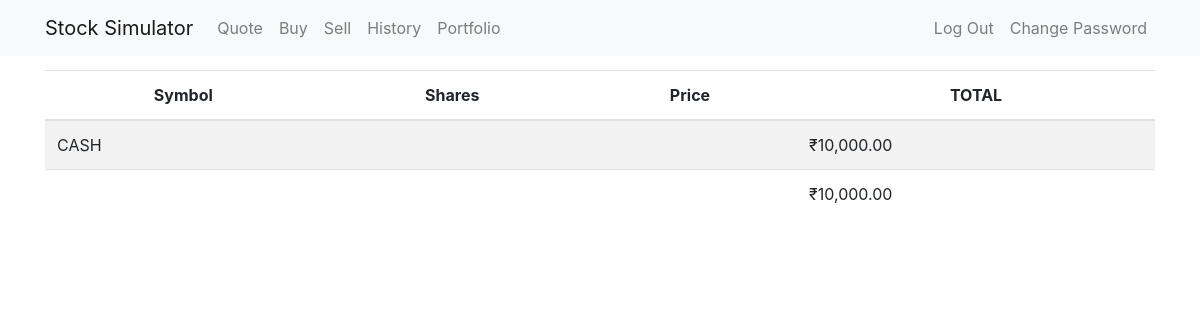
Page / (signed in) on the earlier database version.
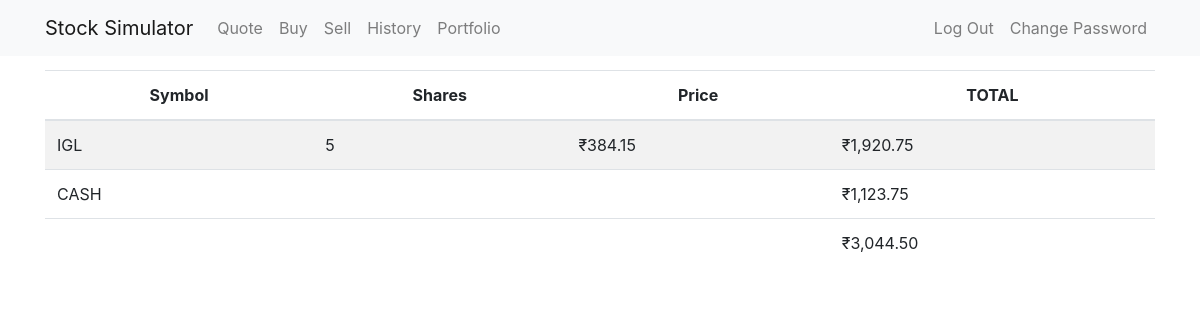
Same page on the later database version.
### tables this page shows
CREATE TABLE 'portfolio' ('id' INTEGER NOT NULL, 'symbol' TEXT NOT NULL, 'shares' INTEGER NOT NULL, 'price' NUMERIC NOT NULL, 'transacted' DATETIME NOT NULL DEFAULT CURRENT_TIMESTAMP);

### app.py (the view)
@app.route("/")
@login_required
def index():
    symbol=list()
    share=list()
    price=list()
    total=list()
    sy = db.execute("SELECT symbol FROM portfolio WHERE id = :id", id= session['user_id'])
    sh = db.execute("SELECT shares FROM portfolio WHERE id = :id", id= session['user_id'])
    pr = db.execute("SELECT price FROM portfolio WHERE id = :id", id= session['user_id'])
    for i in range (len(sy)):
        symbol.append(sy[i]["symbol"].upper())
    for i in range (len(sh)):
        share.append(sh[i]["shares"])
    for i in range (len(pr)):
        price.append(pr[i]["price"])
    for i in range(len(symbol)):
        total.append(price[i]*share[i])
    data = zip(symbol,share,price,total)
    sum = 0.0
    for i in range(len(total)):
        sum+=total[i]
    for i in range(len(total)):
        total[i]=rs(total[i])
    rows = db.execute("SELECT cash FROM users WHERE id=:id", id= session['user_id'])
    sum+=rows[0]["cash"]
    return render_template("index.html", data=data, sum=rs(sum), cash=rs(rows[0]["cash"]))

### helpers.py (called while the page is built)
def login_required(f):
    @wraps(f)
    def decorated_function(*args, **kwargs):
        if session.get("user_id") is None:
            return redirect(url_for("login", next=request.url))
        return f(*args, **kwargs)
    return decorated_function

def rs(value):
    return "₹{:,.2f}".format(value)

### templates/index.html (shortened to what this page needs)
{% extends "layout.html" %}
{% block main %}
<table class="table table-striped">
    <thead>
    <tr>
        <th>Symbol</th>
        <th>Shares</th>
        <th>Price</th>
        <th>TOTAL</th>
    </tr>
    </thead>
        <tfoot>
            <tr>
                <td colspan="3"></td>
                <td>{{sum}}</td>
            </tr>
        </tfoot>
    {% for row in data %}
    <tr>
    {% for item in row %}
    {% if item is not string and item>20%}
        <td>₹{{ item }}</td>
    {% else %}
        <td>{{ item }}</td>
    {% endif %}
    {% endfor %}
    </tr>
    {% endfor %}
    <tr>
      <td colspan="3">CASH</td>
      <td>{{cash}}</td>
    </tr>
</table>
{% endblock %}

### templates/layout.html (shortened to what this page needs)
<!DOCTYPE html>
<html lang="en">
    <head>
        <link href="{{ url_for('static', filename='styles.css') }}" rel="stylesheet">
        <link rel="stylesheet" href="https://stackpath.bootstrapcdn.com/bootstrap/4.5.2/css/bootstrap.min.css">
    </head>
    <body>
        <div class="container">
            <nav class="navbar navbar-expand-lg navbar-light bg-light fixed-top">
                <div class="container">
                    <a class="navbar-brand blue" href="{{ url_for('index') }}">Stock Simulator</a>
                    <div class="collapse navbar-collapse" id="navbarSupportedContent">
                        {% if session.user_id %}
                            <ul class="navbar-nav mr-auto">
                                <li class="nav-item"><a class="nav-link" href="{{ url_for('quote') }}">Quote</a></li>
                                <li class="nav-item"><a class="nav-link" href="{{ url_for('buy') }}">Buy</a></li>
                                <li class="nav-item"><a class="nav-link" href="{{ url_for('sell') }}">Sell</a></li>
                                <li class="nav-item"><a class="nav-link" href="{{ url_for('history') }}">History</a></li>
                                <li class="nav-item"><a class="nav-link" href="{{ url_for('portfolio') }}">Portfolio</a></li>
                            </ul>
                            <ul class="navbar-nav navbar-right">
                                <li class="nav-item"><a class="nav-link" href="{{ url_for('logout') }}">Log Out</a></li>
                                <li class="nav-item"><a class="nav-link" href="{{ url_for('changepass') }}">Change Password</a></li>
                            </ul>
                        {% else %}
                            <ul class="navbar-nav navbar-right">
                                <li class="nav-item"><a class="nav-link" href="{{ url_for('register') }}">Register</a></li>
                                <li class="nav-item"><a class="nav-link" href="{{ url_for('logout') }}">Log In</a></li>
                            </ul>
                        {% endif %}
                    </div>
                </div>
            </nav>
            <main>
                {% block main %}{% endblock %}
            </main>
        </div>
    </body>
</html>

### static/styles.css (style rules this page uses)
.container { margin-left: auto; margin-right: auto; text-align: center; }
.navbar-light .navbar-brand { color: #537fbe; }
main td { text-align: left; }

### templates/layout.html (style rules this page uses)
body { padding-top:70px; }

Differences in the rows shown:
added portfolio: row "IGL" "5" "₹1,920.75", price "384.15"
Other differences:
{{ sum }}: "₹10,000.00" → "₹3,044.50"
{{ cash }}: "₹10,000.00" → "₹1,123.75"
